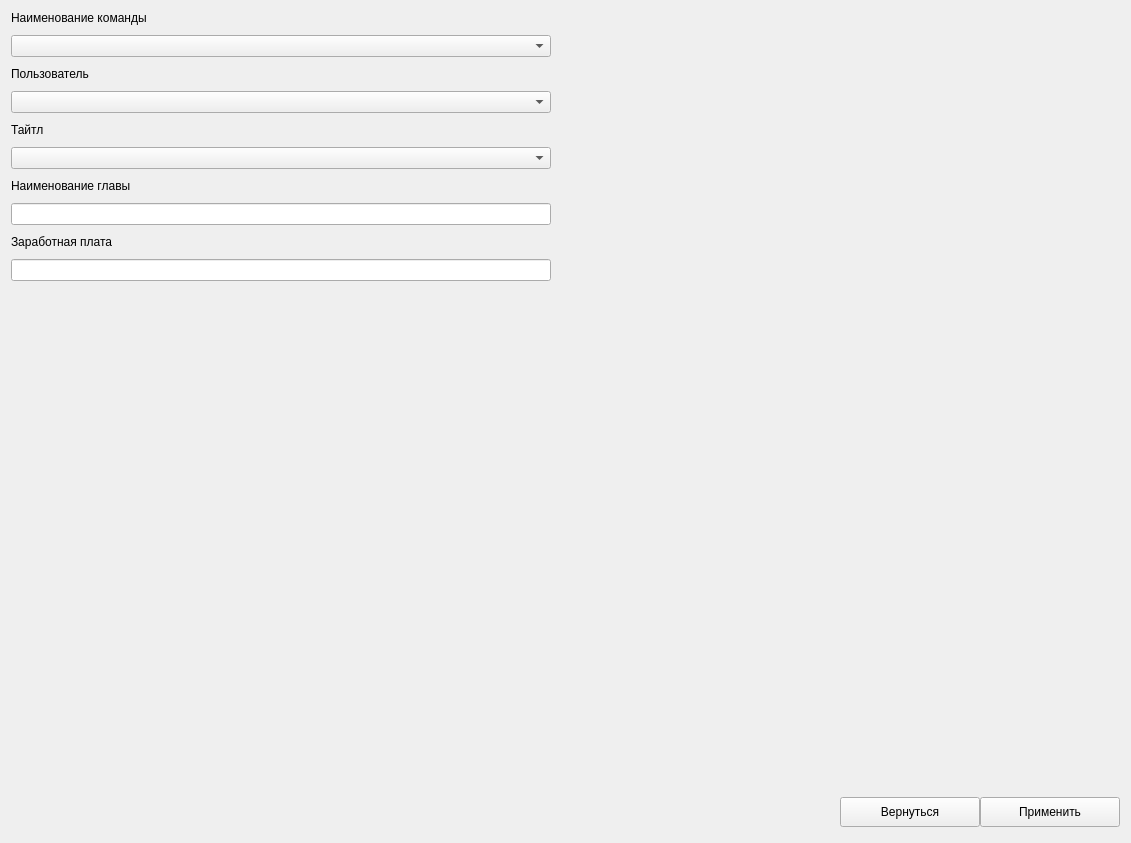
          <widget class="QWidget" name="pageEditIncome">
           <layout class="QGridLayout" name="gridLayout_19">
            <item row="0" column="0">
             <layout class="QVBoxLayout" name="verticalLayout_18">
              <property name="spacing">
               <number>10</number>
              </property>
              <item>
               <widget class="QLabel" name="label_50">
                <property name="text">
                 <string>Наименование команды</string>
                </property>
               </widget>
              </item>
              <item>
               <widget class="QComboBox" name="crewEditComboBox"/>
              </item>
              <item>
               <widget class="QLabel" name="label_51">
                <property name="text">
                 <string>Пользователь</string>
                </property>
               </widget>
              </item>
              <item>
               <widget class="QComboBox" name="userEditComboBox"/>
              </item>
              <item>
               <widget class="QLabel" name="label_5">
                <property name="text">
                 <string>Тайтл</string>
                </property>
               </widget>
              </item>
              <item>
               <widget class="QComboBox" name="titleEditcomboBox"/>
              </item>
              <item>
               <widget class="QLabel" name="label_52">
                <property name="text">
                 <string>Наименование главы</string>
                </property>
               </widget>
              </item>
              <item>
               <widget class="QLineEdit" name="nameChapterEditIncome"/>
              </item>
              <item>
               <widget class="QLabel" name="label_54">
                <property name="text">
                 <string>Заработная плата</string>
                </property>
               </widget>
              </item>
              <item>
               <widget class="QLineEdit" name="salaryEditIncome"/>
              </item>
             </layout>
            </item>
            <item row="0" column="1">
             <spacer name="horizontalSpacer_22">
              <property name="orientation">
               <enum>Qt::Horizontal</enum>
              </property>
              <property name="sizeHint" stdset="0">
               <size>
                <width>563</width>
                <height>20</height>
               </size>
              </property>
             </spacer>
            </item>
            <item row="1" column="0">
             <spacer name="verticalSpacer_17">
              <property name="orientation">
               <enum>Qt::Vertical</enum>
              </property>
              <property name="sizeType">
               <enum>QSizePolicy::Expanding</enum>
              </property>
              <property name="sizeHint" stdset="0">
               <size>
                <width>540</width>
                <height>505</height>
               </size>
              </property>
             </spacer>
            </item>
            <item row="2" column="0" colspan="2">
             <widget class="QWidget" name="widget_11" native="true">
              <property name="sizePolicy">
               <sizepolicy hsizetype="Expanding" vsizetype="Expanding">
                <horstretch>0</horstretch>
                <verstretch>0</verstretch>
               </sizepolicy>
              </property>
              <property name="minimumSize">
               <size>
                <width>0</width>
                <height>40</height>
               </size>
              </property>
              <property name="maximumSize">
               <size>
                <width>16777215</width>
                <height>40</height>
               </size>
              </property>
              <layout class="QHBoxLayout" name="horizontalLayout_13">
               <property name="spacing">
                <number>0</number>
               </property>
               <property name="leftMargin">
                <number>0</number>
               </property>
               <property name="topMargin">
                <number>0</number>
               </property>
               <property name="rightMargin">
                <number>0</number>
               </property>
               <property name="bottomMargin">
                <number>0</number>
               </property>
               <item>
                <spacer name="horizontalSpacer_21">
                 <property name="orientation">
                  <enum>Qt::Horizontal</enum>
                 </property>
                 <property name="sizeHint" stdset="0">
                  <size>
                   <width>809</width>
                   <height>20</height>
                  </size>
                 </property>
                </spacer>
               </item>
               <item>
                <widget class="QPushButton" name="backEditIncome">
                 <property name="minimumSize">
                  <size>
                   <width>140</width>
                   <height>30</height>
                  </size>
                 </property>
                 <property name="maximumSize">
                  <size>
                   <width>140</width>
                   <height>30</height>
                  </size>
                 </property>
                 <property name="text">
                  <string>Вернуться</string>
                 </property>
                 <property name="icon">
                  <iconset resource="resource.qrc">
                   <normaloff>:/icon/icon/free-icon-back-2644908.png</normaloff>:/icon/icon/free-icon-back-2644908.png</iconset>
                 </property>
                 <property name="iconSize">
                  <size>
                   <width>20</width>
                   <height>20</height>
                  </size>
                 </property>
                </widget>
               </item>
               <item>
                <widget class="QPushButton" name="editIncomeBtn">
                 <property name="minimumSize">
                  <size>
                   <width>140</width>
                   <height>30</height>
                  </size>
                 </property>
                 <property name="maximumSize">
                  <size>
                   <width>140</width>
                   <height>30</height>
                  </size>
                 </property>
                 <property name="text">
                  <string>Применить</string>
                 </property>
                 <property name="icon">
                  <iconset resource="resource.qrc">
                   <normaloff>:/icon/icon/free-icon-check-mark-8370918.png</normaloff>:/icon/icon/free-icon-check-mark-8370918.png</iconset>
                 </property>
                 <property name="iconSize">
                  <size>
                   <width>20</width>
                   <height>20</height>
                  </size>
                 </property>
                </widget>
               </item>
              </layout>
             </widget>
            </item>
           </layout>
          </widget>
